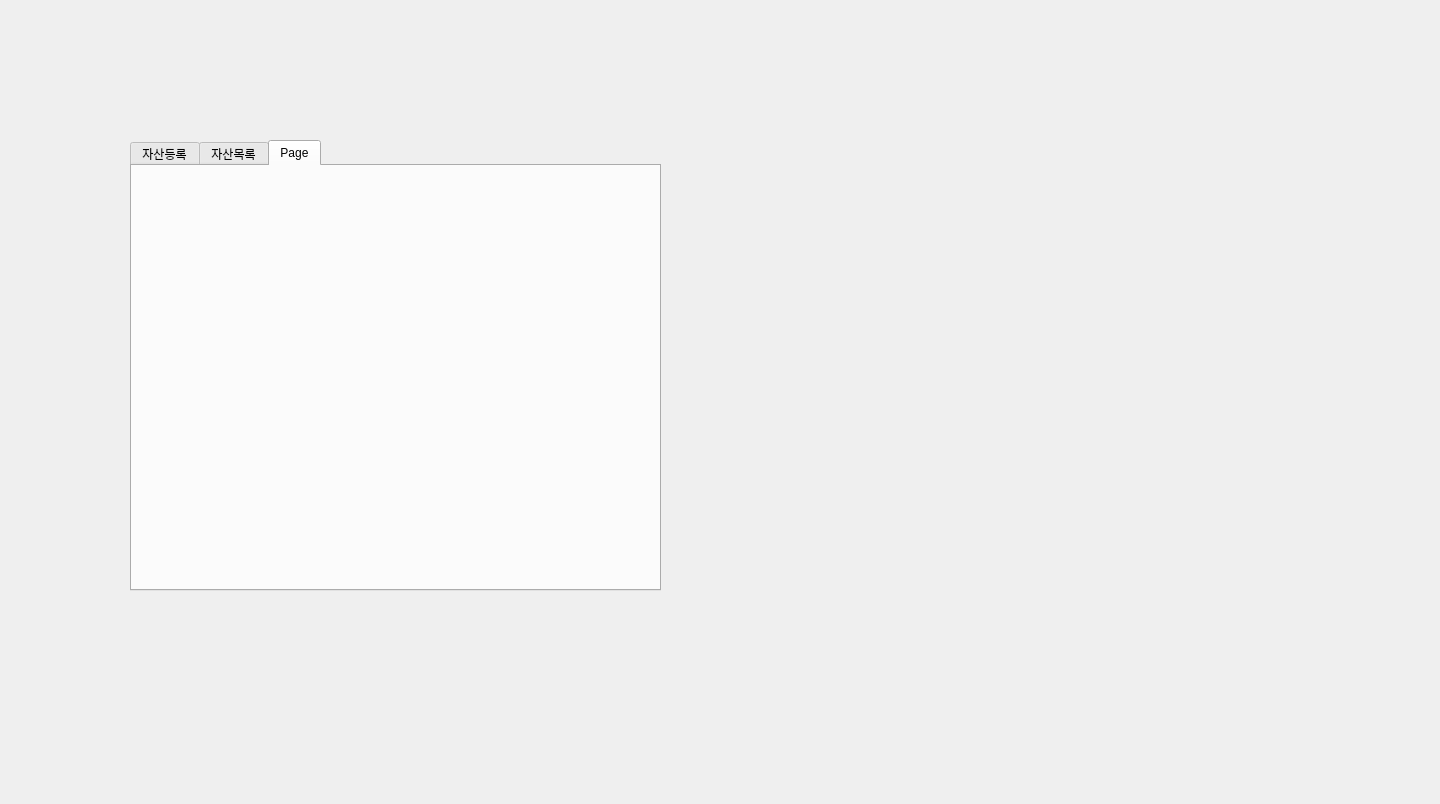
<?xml version="1.0" encoding="UTF-8"?>
<ui version="4.0">
 <class>Form</class>
 <widget class="QWidget" name="Form">
  <property name="geometry">
   <rect>
    <x>0</x>
    <y>0</y>
    <width>1440</width>
    <height>804</height>
   </rect>
  </property>
  <property name="sizePolicy">
   <sizepolicy hsizetype="Preferred" vsizetype="Preferred">
    <horstretch>0</horstretch>
    <verstretch>0</verstretch>
   </sizepolicy>
  </property>
  <property name="windowTitle">
   <string>Form</string>
  </property>
  <widget class="QTabWidget" name="tabWidget">
   <property name="geometry">
    <rect>
     <x>130</x>
     <y>140</y>
     <width>531</width>
     <height>451</height>
    </rect>
   </property>
   <property name="tabShape">
    <enum>QTabWidget::Rounded</enum>
   </property>
   <property name="currentIndex">
    <number>2</number>
   </property>
   <widget class="QWidget" name="tab">
    <attribute name="title">
     <string>자산등록</string>
    </attribute>
   </widget>
   <widget class="QWidget" name="tab_2">
    <attribute name="title">
     <string>자산목록</string>
    </attribute>
    <widget class="QPushButton" name="pushButton">
     <property name="geometry">
      <rect>
       <x>260</x>
       <y>100</y>
       <width>113</width>
       <height>32</height>
      </rect>
     </property>
     <property name="text">
      <string>PushButton</string>
     </property>
    </widget>
   </widget>
   <widget class="QWidget" name="tab_3">
    <attribute name="title">
     <string>Page</string>
    </attribute>
   </widget>
  </widget>
 </widget>
 <resources/>
 <connections/>
</ui>
